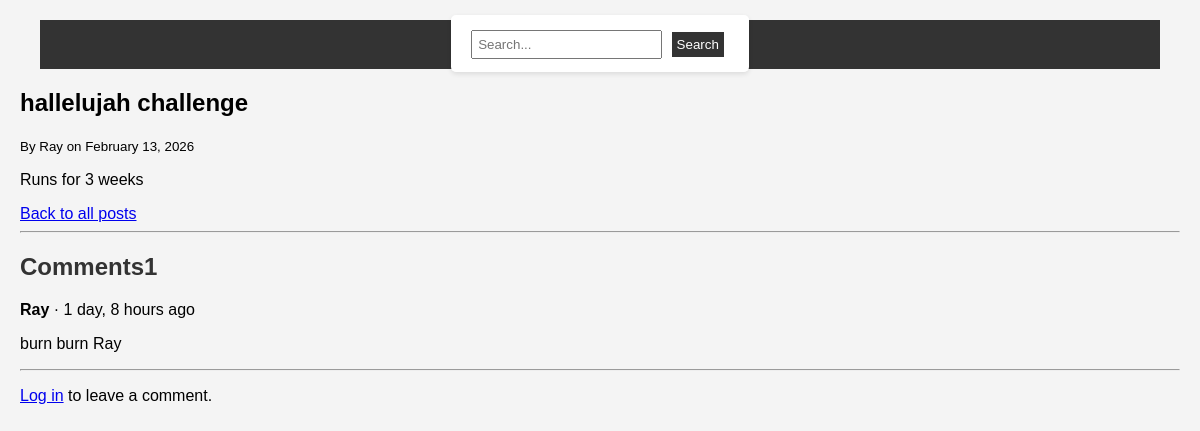
The app's page /post/1/ with its own data.
### blog/models.py (models this page shows, shortened)
class Post(models.Model):
    title = models.CharField(max_length=200)
    content = models.TextField()
    published_date = models.DateTimeField(auto_now_add=True)
    author  = models.ForeignKey(User,on_delete=models.CASCADE,related_name='posts')
    tags = TaggableManager(blank=True)

class Comment(models.Model):
    post = models.ForeignKey(Post,on_delete=models.CASCADE,related_name='comments')
    author = models.ForeignKey(User,on_delete=models.CASCADE,related_name='comments')
    content = models.TextField()
    created_at = models.DateTimeField(auto_now_add=True)
    updated_at = models.DateTimeField(auto_now=True)
    class Meta:
        ordering = ['created_at']

### blog/views.py (the view)
# urls.py: path('post/<int:pk>/', PostDetailView.as_view(), name='post-detail'),
class PostDetailView(DetailView):
    model = Post
    template_name = 'blog/post_detail.html'
    def get_context_data(self, **kwargs):
        context = super().get_context_data(**kwargs)
        context['comment_form'] = CommentForm()
        context['comments'] = self.object.comments.all()
        return context

### blog/forms.py
class CommentForm(forms.ModelForm):
    class Meta:
        model = Comment
        fields = ['content']

### blog/templates/blog/post_detail.html (shortened to what this page needs)
{% extends 'base.html' %}
{% block content %}
<article>
    <h1>{{ post.title }}</h1>
    <p><small>By {{ post.author }} on {{ post.published_date|date:"F d, Y" }}</small></p>
    <div>{{ post.content|linebreaks }}</div>
</article>
<a href="{% url 'post-list' %}">Back to all posts</a>
<hr>
<h2>Comments{{comments.count}}</h2>
 <div class = "comments">
    {%for comment in comments%}
 <div class="comment">
            <p><strong>{{ comment.author }}</strong> · {{ comment.created_at|timesince }} ago</p>
            <p>{{ comment.content|linebreaks }}</p>
        </div>
        <hr>
    {% empty %}
        <p>No comments yet. Be the first to comment!</p>
{%endfor%}
    </div>
{% if user.is_authenticated %}
    <h3>Leave a comment</h3>
    <form method="post" action="{% url 'comment-create' pk=post.pk %}">
        {% csrf_token %}
        {{ comment_form.as_p }}
        <button type="submit">Post Comment</button>
    </form>
{% else %}
    <p><a href="{% url 'blog-login' %}?next={{ request.path }}">Log in</a> to leave a comment.</p>
{% endif %}
{% endblock %}

### blog/static/css/styles.css (style rules this page uses)
body { font-family: Arial, Helvetica, sans-serif; background-color: #f4f4f4; padding: 0; margin: 20px; }
h2 { color: #333; }

### records on screen
Post: title "hallelujah challenge", author "Ray", published_date "February 13, 2026", content "Runs for 3 weeks", count "1"
Comment: author "Ray", created_at "1 day, 8 hours", content "burn burn Ray"
